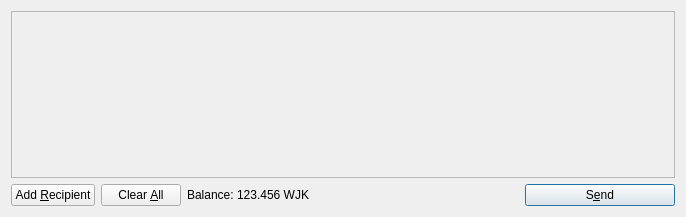
<?xml version="1.0" encoding="UTF-8"?>
<ui version="4.0">
 <class>SendCoinsDialog</class>
 <widget class="QDialog" name="SendCoinsDialog">
  <property name="geometry">
   <rect>
    <x>0</x>
    <y>0</y>
    <width>686</width>
    <height>217</height>
   </rect>
  </property>
  <property name="windowTitle">
   <string>Send Coins</string>
  </property>
  <layout class="QVBoxLayout" name="verticalLayout">
   <item>
    <widget class="QScrollArea" name="scrollArea">
     <property name="widgetResizable">
      <bool>true</bool>
     </property>
     <widget class="QWidget" name="scrollAreaWidgetContents">
      <property name="geometry">
       <rect>
        <x>0</x>
        <y>0</y>
        <width>666</width>
        <height>165</height>
       </rect>
      </property>
      <layout class="QVBoxLayout" name="verticalLayout_2">
       <property name="margin">
        <number>0</number>
       </property>
       <item>
        <layout class="QVBoxLayout" name="entries">
         <property name="spacing">
          <number>6</number>
         </property>
        </layout>
       </item>
       <item>
        <spacer name="verticalSpacer">
         <property name="orientation">
          <enum>Qt::Vertical</enum>
         </property>
         <property name="sizeHint" stdset="0">
          <size>
           <width>20</width>
           <height>40</height>
          </size>
         </property>
        </spacer>
       </item>
      </layout>
     </widget>
    </widget>
   </item>
   <item>
    <layout class="QHBoxLayout" name="horizontalLayout">
     <item>
      <widget class="QPushButton" name="addButton">
       <property name="toolTip">
        <string>Send to multiple recipients at once</string>
       </property>
       <property name="text">
        <string>Add &amp;Recipient</string>
       </property>
       <property name="icon">
        <iconset resource="../bitcoin.qrc">
         <normaloff>:/icons/add</normaloff>:/icons/add</iconset>
       </property>
       <property name="autoDefault">
        <bool>false</bool>
       </property>
      </widget>
     </item>
     <item>
      <widget class="QPushButton" name="clearButton">
       <property name="sizePolicy">
        <sizepolicy hsizetype="Minimum" vsizetype="Fixed">
         <horstretch>0</horstretch>
         <verstretch>0</verstretch>
        </sizepolicy>
       </property>
       <property name="toolTip">
        <string>Remove all transaction fields</string>
       </property>
       <property name="text">
        <string>Clear &amp;All</string>
       </property>
       <property name="icon">
        <iconset resource="../bitcoin.qrc">
         <normaloff>:/icons/remove</normaloff>:/icons/remove</iconset>
       </property>
       <property name="autoRepeatDelay">
        <number>300</number>
       </property>
       <property name="autoDefault">
        <bool>false</bool>
       </property>
      </widget>
     </item>
     <item>
      <layout class="QHBoxLayout" name="horizontalLayout_2">
       <property name="spacing">
        <number>3</number>
       </property>
       <item>
        <widget class="QLabel" name="label">
         <property name="text">
          <string>Balance:</string>
         </property>
        </widget>
       </item>
       <item>
        <widget class="QLabel" name="labelBalance">
         <property name="cursor">
          <cursorShape>IBeamCursor</cursorShape>
         </property>
         <property name="text">
          <string>123.456 WJK</string>
         </property>
         <property name="textInteractionFlags">
          <set>Qt::LinksAccessibleByMouse|Qt::TextSelectableByKeyboard|Qt::TextSelectableByMouse</set>
         </property>
        </widget>
       </item>
      </layout>
     </item>
     <item>
      <spacer name="horizontalSpacer">
       <property name="orientation">
        <enum>Qt::Horizontal</enum>
       </property>
       <property name="sizeHint" stdset="0">
        <size>
         <width>40</width>
         <height>20</height>
        </size>
       </property>
      </spacer>
     </item>
     <item>
      <widget class="QPushButton" name="sendButton">
       <property name="minimumSize">
        <size>
         <width>150</width>
         <height>0</height>
        </size>
       </property>
       <property name="toolTip">
        <string>Confirm the send action</string>
       </property>
       <property name="text">
        <string>S&amp;end</string>
       </property>
       <property name="icon">
        <iconset resource="../bitcoin.qrc">
         <normaloff>:/icons/send</normaloff>:/icons/send</iconset>
       </property>
       <property name="default">
        <bool>true</bool>
       </property>
      </widget>
     </item>
    </layout>
   </item>
  </layout>
 </widget>
 <resources>
  <include location="../bitcoin.qrc"/>
 </resources>
 <connections/>
</ui>
